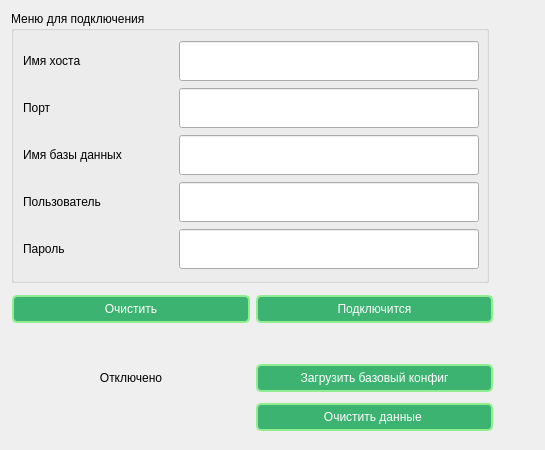
<?xml version="1.0" encoding="UTF-8"?>
<ui version="4.0">
 <class>UiConnect</class>
 <widget class="QWidget" name="UiConnect">
  <property name="geometry">
   <rect>
    <x>0</x>
    <y>0</y>
    <width>545</width>
    <height>450</height>
   </rect>
  </property>
  <property name="sizePolicy">
   <sizepolicy hsizetype="Preferred" vsizetype="Preferred">
    <horstretch>0</horstretch>
    <verstretch>0</verstretch>
   </sizepolicy>
  </property>
  <property name="minimumSize">
   <size>
    <width>500</width>
    <height>400</height>
   </size>
  </property>
  <property name="maximumSize">
   <size>
    <width>700</width>
    <height>450</height>
   </size>
  </property>
  <property name="windowTitle">
   <string>Form</string>
  </property>
  <widget class="QGroupBox" name="groupBox_menu_connect_">
   <property name="geometry">
    <rect>
     <x>11</x>
     <y>11</y>
     <width>478</width>
     <height>272</height>
    </rect>
   </property>
   <property name="sizePolicy">
    <sizepolicy hsizetype="Preferred" vsizetype="Fixed">
     <horstretch>0</horstretch>
     <verstretch>0</verstretch>
    </sizepolicy>
   </property>
   <property name="minimumSize">
    <size>
     <width>150</width>
     <height>40</height>
    </size>
   </property>
   <property name="maximumSize">
    <size>
     <width>600</width>
     <height>400</height>
    </size>
   </property>
   <property name="title">
    <string>Меню для подключения</string>
   </property>
   <layout class="QGridLayout" name="gridLayout_2">
    <item row="2" column="1">
     <widget class="QLineEdit" name="lineEdit_name_host_">
      <property name="sizePolicy">
       <sizepolicy hsizetype="Expanding" vsizetype="Fixed">
        <horstretch>101</horstretch>
        <verstretch>9</verstretch>
       </sizepolicy>
      </property>
      <property name="minimumSize">
       <size>
        <width>300</width>
        <height>40</height>
       </size>
      </property>
      <property name="maximumSize">
       <size>
        <width>300</width>
        <height>40</height>
       </size>
      </property>
      <property name="styleSheet">
       <string notr="true">QLineEdit:hover { background-color: rgba(144, 238, 144, 0.5); }
QLineEdit {Font-family: Arial;  font-size: 13px;   }</string>
      </property>
     </widget>
    </item>
    <item row="8" column="1">
     <widget class="QLineEdit" name="lineEdit_user_password_">
      <property name="sizePolicy">
       <sizepolicy hsizetype="Expanding" vsizetype="Fixed">
        <horstretch>101</horstretch>
        <verstretch>9</verstretch>
       </sizepolicy>
      </property>
      <property name="minimumSize">
       <size>
        <width>300</width>
        <height>40</height>
       </size>
      </property>
      <property name="maximumSize">
       <size>
        <width>300</width>
        <height>40</height>
       </size>
      </property>
      <property name="styleSheet">
       <string notr="true">QLineEdit:hover { background-color: rgba(144, 238, 144, 0.5); }
QLineEdit {Font-family: Arial;  font-size: 13px;   }</string>
      </property>
     </widget>
    </item>
    <item row="2" column="0">
     <widget class="QLabel" name="label_name_host_">
      <property name="sizePolicy">
       <sizepolicy hsizetype="Preferred" vsizetype="Fixed">
        <horstretch>0</horstretch>
        <verstretch>0</verstretch>
       </sizepolicy>
      </property>
      <property name="minimumSize">
       <size>
        <width>150</width>
        <height>40</height>
       </size>
      </property>
      <property name="maximumSize">
       <size>
        <width>150</width>
        <height>40</height>
       </size>
      </property>
      <property name="text">
       <string>Имя хоста</string>
      </property>
     </widget>
    </item>
    <item row="4" column="1">
     <widget class="QLineEdit" name="lineEdit_name_bd_">
      <property name="sizePolicy">
       <sizepolicy hsizetype="Expanding" vsizetype="Fixed">
        <horstretch>101</horstretch>
        <verstretch>9</verstretch>
       </sizepolicy>
      </property>
      <property name="minimumSize">
       <size>
        <width>300</width>
        <height>40</height>
       </size>
      </property>
      <property name="maximumSize">
       <size>
        <width>300</width>
        <height>40</height>
       </size>
      </property>
      <property name="styleSheet">
       <string notr="true">QLineEdit:hover { background-color: rgba(144, 238, 144, 0.5); }
QLineEdit {Font-family: Arial;  font-size: 13px;   }</string>
      </property>
     </widget>
    </item>
    <item row="8" column="0">
     <widget class="QLabel" name="label_user_password_">
      <property name="sizePolicy">
       <sizepolicy hsizetype="Preferred" vsizetype="Fixed">
        <horstretch>0</horstretch>
        <verstretch>0</verstretch>
       </sizepolicy>
      </property>
      <property name="minimumSize">
       <size>
        <width>150</width>
        <height>40</height>
       </size>
      </property>
      <property name="maximumSize">
       <size>
        <width>150</width>
        <height>40</height>
       </size>
      </property>
      <property name="text">
       <string>Пароль</string>
      </property>
     </widget>
    </item>
    <item row="4" column="0">
     <widget class="QLabel" name="label_name_bd_">
      <property name="sizePolicy">
       <sizepolicy hsizetype="Preferred" vsizetype="Fixed">
        <horstretch>0</horstretch>
        <verstretch>0</verstretch>
       </sizepolicy>
      </property>
      <property name="minimumSize">
       <size>
        <width>150</width>
        <height>40</height>
       </size>
      </property>
      <property name="maximumSize">
       <size>
        <width>150</width>
        <height>40</height>
       </size>
      </property>
      <property name="text">
       <string>Имя базы данных</string>
      </property>
     </widget>
    </item>
    <item row="3" column="1">
     <widget class="QLineEdit" name="lineEdit_port_">
      <property name="sizePolicy">
       <sizepolicy hsizetype="Expanding" vsizetype="Fixed">
        <horstretch>101</horstretch>
        <verstretch>9</verstretch>
       </sizepolicy>
      </property>
      <property name="minimumSize">
       <size>
        <width>300</width>
        <height>40</height>
       </size>
      </property>
      <property name="maximumSize">
       <size>
        <width>150</width>
        <height>40</height>
       </size>
      </property>
      <property name="styleSheet">
       <string notr="true">QLineEdit:hover { background-color: rgba(144, 238, 144, 0.5); }
QLineEdit {Font-family: Arial;  font-size: 13px;   }</string>
      </property>
     </widget>
    </item>
    <item row="3" column="0">
     <widget class="QLabel" name="label__port_">
      <property name="sizePolicy">
       <sizepolicy hsizetype="Preferred" vsizetype="Fixed">
        <horstretch>0</horstretch>
        <verstretch>0</verstretch>
       </sizepolicy>
      </property>
      <property name="minimumSize">
       <size>
        <width>150</width>
        <height>40</height>
       </size>
      </property>
      <property name="maximumSize">
       <size>
        <width>150</width>
        <height>40</height>
       </size>
      </property>
      <property name="text">
       <string>Порт</string>
      </property>
     </widget>
    </item>
    <item row="5" column="1">
     <widget class="QLineEdit" name="lineEdit_user_">
      <property name="sizePolicy">
       <sizepolicy hsizetype="Expanding" vsizetype="Fixed">
        <horstretch>101</horstretch>
        <verstretch>9</verstretch>
       </sizepolicy>
      </property>
      <property name="minimumSize">
       <size>
        <width>300</width>
        <height>40</height>
       </size>
      </property>
      <property name="maximumSize">
       <size>
        <width>300</width>
        <height>40</height>
       </size>
      </property>
      <property name="styleSheet">
       <string notr="true">QLineEdit:hover { background-color: rgba(144, 238, 144, 0.5); }
QLineEdit {Font-family: Arial;  font-size: 13px;   }</string>
      </property>
     </widget>
    </item>
    <item row="5" column="0">
     <widget class="QLabel" name="label_user_">
      <property name="sizePolicy">
       <sizepolicy hsizetype="Preferred" vsizetype="Fixed">
        <horstretch>0</horstretch>
        <verstretch>0</verstretch>
       </sizepolicy>
      </property>
      <property name="minimumSize">
       <size>
        <width>150</width>
        <height>40</height>
       </size>
      </property>
      <property name="maximumSize">
       <size>
        <width>150</width>
        <height>40</height>
       </size>
      </property>
      <property name="text">
       <string>Пользователь</string>
      </property>
     </widget>
    </item>
   </layout>
  </widget>
  <widget class="QWidget" name="layoutWidget">
   <property name="geometry">
    <rect>
     <x>12</x>
     <y>291</y>
     <width>481</width>
     <height>36</height>
    </rect>
   </property>
   <layout class="QGridLayout" name="gridLayout">
    <item row="0" column="0">
     <widget class="QPushButton" name="pushButton_clear_">
      <property name="styleSheet">
       <string notr="true">QPushButton {
 background-color: rgb(60, 179, 113);
 color: rgb(255, 255, 255);
border: 2px solid rgb(144, 238, 144);
 border-radius: 5px;
padding: 5px; }

QPushButton:hover {
 background-color: rgb(50, 205, 50);}
                                           </string>
      </property>
      <property name="text">
       <string>Очистить</string>
      </property>
     </widget>
    </item>
    <item row="0" column="1">
     <widget class="QPushButton" name="pushButton_connect_">
      <property name="styleSheet">
       <string notr="true">QPushButton {
 background-color: rgb(60, 179, 113);
 color: rgb(255, 255, 255);
border: 2px solid rgb(144, 238, 144);
 border-radius: 5px;
padding: 5px; }

QPushButton:hover {
 background-color: rgb(50, 205, 50);}
                                           </string>
      </property>
      <property name="text">
       <string>Подключится</string>
      </property>
     </widget>
    </item>
   </layout>
  </widget>
  <widget class="QWidget" name="layoutWidget">
   <property name="geometry">
    <rect>
     <x>12</x>
     <y>359</y>
     <width>481</width>
     <height>77</height>
    </rect>
   </property>
   <layout class="QGridLayout" name="gridLayout_3">
    <item row="0" column="0">
     <widget class="QLabel" name="label_status_connect_">
      <property name="text">
       <string>Отключено</string>
      </property>
      <property name="alignment">
       <set>Qt::AlignmentFlag::AlignCenter</set>
      </property>
     </widget>
    </item>
    <item row="0" column="1">
     <widget class="QPushButton" name="pushButton_config_">
      <property name="styleSheet">
       <string notr="true">QPushButton {
 background-color: rgb(60, 179, 113);
 color: rgb(255, 255, 255);
border: 2px solid rgb(144, 238, 144);
 border-radius: 5px;
padding: 5px; }

QPushButton:hover {
 background-color: rgb(50, 205, 50);}
                                           </string>
      </property>
      <property name="text">
       <string>Загрузить базовый конфиг</string>
      </property>
     </widget>
    </item>
    <item row="1" column="1">
     <widget class="QPushButton" name="pushButton_cascade_delete_">
      <property name="styleSheet">
       <string notr="true">QPushButton {
 background-color: rgb(60, 179, 113);
 color: rgb(255, 255, 255);
border: 2px solid rgb(144, 238, 144);
 border-radius: 5px;
padding: 5px; }

QPushButton:hover {
 background-color: rgb(50, 205, 50);}
                                           </string>
      </property>
      <property name="text">
       <string>Очистить данные </string>
      </property>
     </widget>
    </item>
   </layout>
  </widget>
 </widget>
 <resources/>
 <connections/>
</ui>
